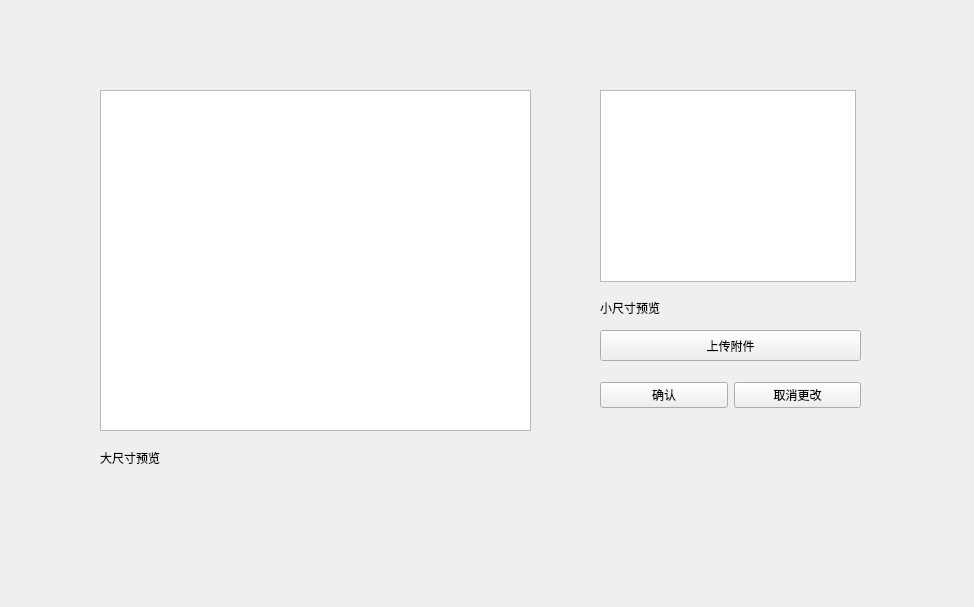
<?xml version="1.0" encoding="UTF-8"?>
<ui version="4.0">
 <class>Changephoto</class>
 <widget class="QWidget" name="Changephoto">
  <property name="geometry">
   <rect>
    <x>0</x>
    <y>0</y>
    <width>974</width>
    <height>607</height>
   </rect>
  </property>
  <property name="windowTitle">
   <string>Form</string>
  </property>
  <widget class="QGraphicsView" name="biggraph_gv">
   <property name="geometry">
    <rect>
     <x>100</x>
     <y>90</y>
     <width>431</width>
     <height>341</height>
    </rect>
   </property>
  </widget>
  <widget class="QGraphicsView" name="smallgraph_gv">
   <property name="geometry">
    <rect>
     <x>600</x>
     <y>90</y>
     <width>256</width>
     <height>192</height>
    </rect>
   </property>
  </widget>
  <widget class="QPushButton" name="submit_btn">
   <property name="geometry">
    <rect>
     <x>600</x>
     <y>330</y>
     <width>261</width>
     <height>31</height>
    </rect>
   </property>
   <property name="text">
    <string>上传附件</string>
   </property>
  </widget>
  <widget class="QLabel" name="big_lb">
   <property name="geometry">
    <rect>
     <x>100</x>
     <y>450</y>
     <width>101</width>
     <height>16</height>
    </rect>
   </property>
   <property name="text">
    <string>大尺寸预览</string>
   </property>
  </widget>
  <widget class="QLabel" name="small_gv">
   <property name="geometry">
    <rect>
     <x>600</x>
     <y>300</y>
     <width>72</width>
     <height>15</height>
    </rect>
   </property>
   <property name="text">
    <string>小尺寸预览</string>
   </property>
  </widget>
  <widget class="QWidget" name="horizontalLayoutWidget">
   <property name="geometry">
    <rect>
     <x>600</x>
     <y>370</y>
     <width>261</width>
     <height>51</height>
    </rect>
   </property>
   <layout class="QHBoxLayout" name="buttons_layout">
    <item>
     <widget class="QPushButton" name="yes_btn">
      <property name="text">
       <string>确认</string>
      </property>
     </widget>
    </item>
    <item>
     <widget class="QPushButton" name="cancel_btn">
      <property name="text">
       <string>取消更改</string>
      </property>
     </widget>
    </item>
   </layout>
  </widget>
 </widget>
 <resources/>
 <connections/>
</ui>
